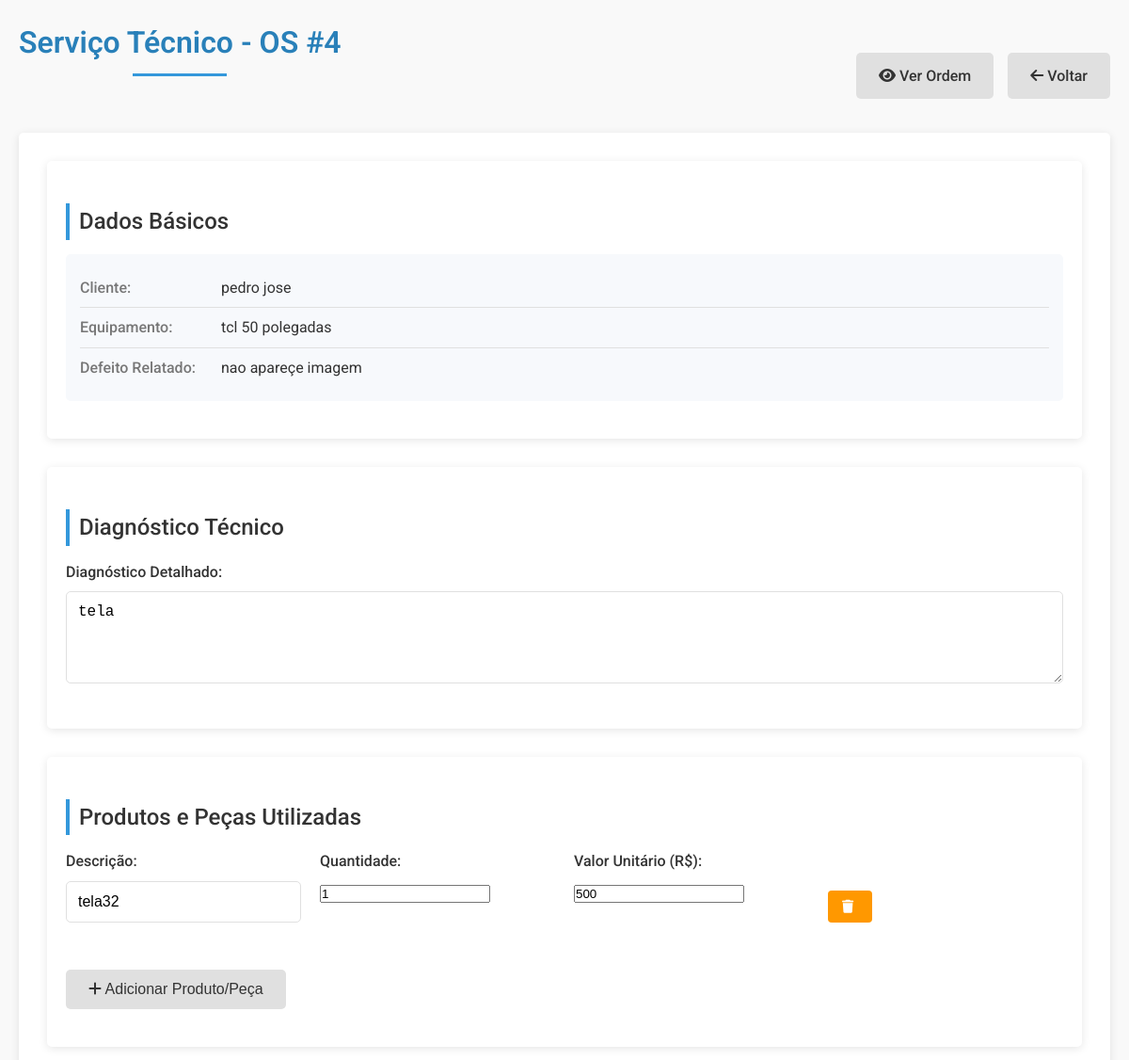
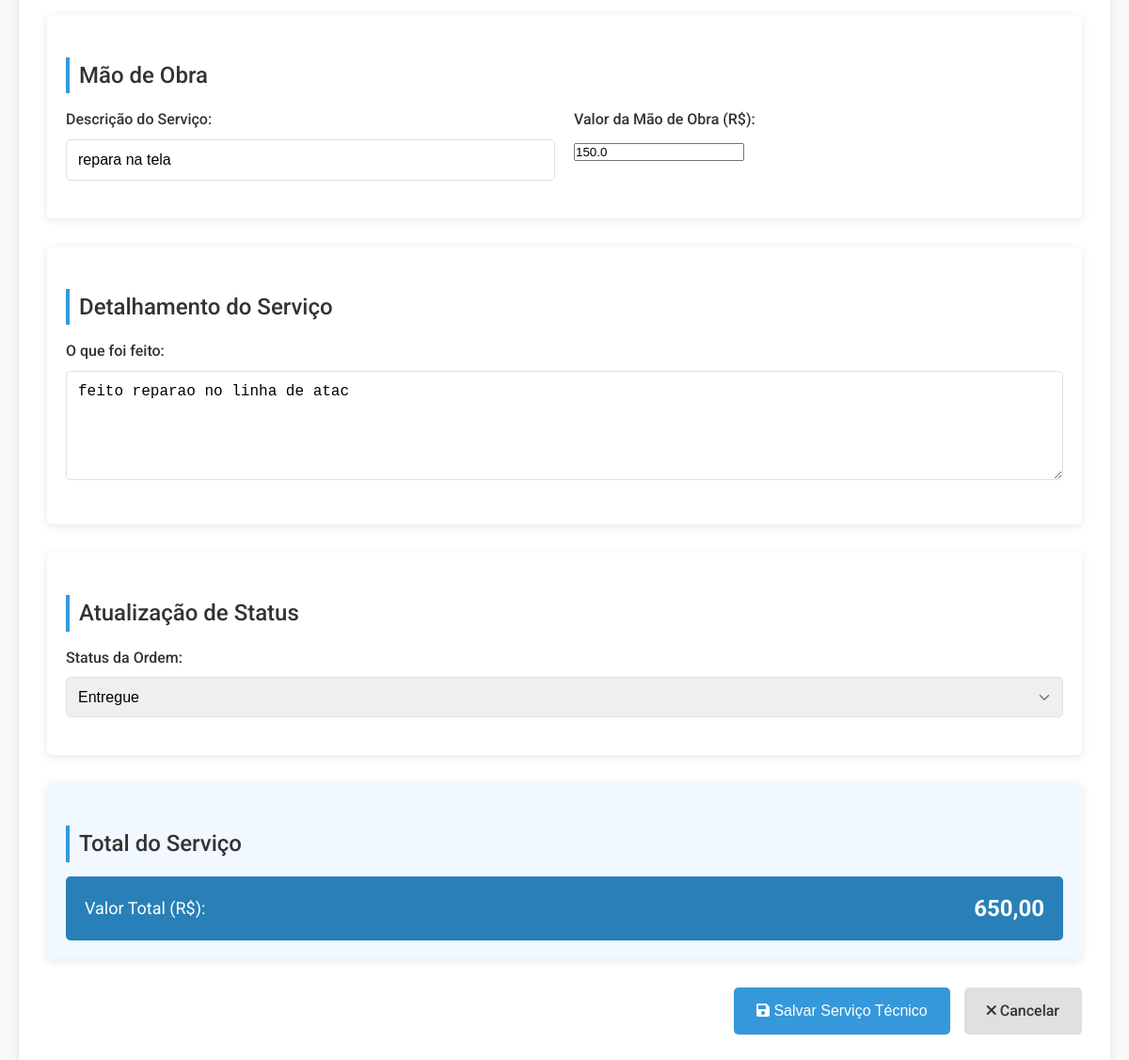
/servico-tecnico/4 (signed in), run on the app's committed database (2 pictures, top to bottom).
### tables this page shows
CREATE TABLE ordens (
    id INTEGER PRIMARY KEY AUTOINCREMENT,
    equipamento_id INTEGER NOT NULL,
    usuario_id INTEGER NOT NULL,
    status TEXT NOT NULL,
    declaracao TEXT,
    relatorio_pecas TEXT,
    data_criacao TIMESTAMP DEFAULT CURRENT_TIMESTAMP, visivel INTEGER DEFAULT 1,
    FOREIGN KEY (equipamento_id) REFERENCES equipamentos (id),
    FOREIGN KEY (usuario_id) REFERENCES usuarios (id)
);

CREATE TABLE clientes (
    id INTEGER PRIMARY KEY AUTOINCREMENT,
    nome TEXT NOT NULL,
    email TEXT NOT NULL,
    telefone TEXT NOT NULL,
    endereco TEXT NOT NULL,
    data_cadastro TIMESTAMP DEFAULT CURRENT_TIMESTAMP
);

CREATE TABLE equipamentos (
    id INTEGER PRIMARY KEY AUTOINCREMENT,
    cliente_id INTEGER NOT NULL,
    marca TEXT NOT NULL,
    modelo TEXT NOT NULL,
    serie TEXT,
    estado_equipamento TEXT NOT NULL,
    defeito_relatado TEXT NOT NULL,
    codigo_barras TEXT,
    foto1 TEXT,
    foto2 TEXT,
    data_cadastro TIMESTAMP DEFAULT CURRENT_TIMESTAMP,
    FOREIGN KEY (cliente_id) REFERENCES clientes (id)
);

CREATE TABLE servicos_tecnicos (
                    id INTEGER PRIMARY KEY AUTOINCREMENT,
                    ordem_id INTEGER NOT NULL,
                    diagnostico TEXT NOT NULL,
                    descricao_servico TEXT NOT NULL,
                    valor_mao_obra REAL NOT NULL,
                    servico_realizado TEXT NOT NULL,
                    produtos TEXT,
                    data_criacao TIMESTAMP DEFAULT CURRENT_TIMESTAMP,
                    data_atualizacao TIMESTAMP DEFAULT CURRENT_TIMESTAMP,
                    FOREIGN KEY (ordem_id) REFERENCES ordens (id)
                );

### app.py (the view, shortened to what this page needs)
@app.route('/servico-tecnico/<int:ordem_id>', methods=['GET', 'POST'])
@login_required
def servico_tecnico(ordem_id):
    with sqlite3.connect('database.db') as conn:
        cursor = conn.cursor()
        cursor.execute('''
            SELECT o.id, c.nome, e.marca, e.modelo, e.serie, e.estado_equipamento, e.defeito_relatado,
                   o.status, o.declaracao, o.relatorio_pecas, o.data_criacao, u.nome
            FROM ordens o
            JOIN equipamentos e ON o.equipamento_id = e.id
            JOIN clientes c ON e.cliente_id = c.id
            JOIN usuarios u ON o.usuario_id = u.id
            WHERE o.id = ?
        ''', (ordem_id,))
        ordem = cursor.fetchone()
        if not ordem:
            flash('Ordem de serviço não encontrada.')
            return redirect(url_for('index'))
        cursor.execute('''
            SELECT diagnostico, descricao_servico, valor_mao_obra, servico_realizado, produtos
            FROM servicos_tecnicos
            WHERE ordem_id = ?
        ''', (ordem_id,))
        servico = cursor.fetchone()
        if servico:
            produtos = json.loads(servico[4]) if servico[4] else []
            servico = {
                'diagnostico': servico[0],
                'descricao_servico': servico[1],
                'valor_mao_obra': servico[2],
                'servico_realizado': servico[3],
                'produtos': produtos
            }
    return render_template('servico_tecnico.html',
                           ordem=ordem,
                           servico=servico,
                           usuario=session.get('usuario_nome'))

### app.py (called while the page is built)
def login_required(view):
    @functools.wraps(view)
    def wrapped_view(**kwargs):
        if 'usuario_id' not in session:
            return redirect(url_for('login'))
        return view(**kwargs)
    return wrapped_view

### templates/servico_tecnico.html (shortened to what this page needs)
<!DOCTYPE html>
<html lang="pt-br">
<head>
    <link rel="stylesheet" href="https://cdnjs.cloudflare.com/ajax/libs/font-awesome/6.0.0/css/all.min.css">
    <link rel="stylesheet" href="{{ url_for('static', filename='css/style.css') }}">
</head>
<body>
    <div class="container">
        <div class="ordem-header">
            <h1 class="title">Serviço Técnico - OS #{{ ordem[0] }}</h1>
            <div class="buttons no-print">
                <a href="{{ url_for('visualizar_ordem', ordem_id=ordem[0]) }}" class="btn-secondary">
                    <i class="fas fa-eye"></i> Ver Ordem
                </a>
                <a href="{{ url_for('index') }}" class="btn-secondary">
                    <i class="fas fa-arrow-left"></i> Voltar
                </a>
            </div>
        </div>
        <form method="POST" class="form-servico" id="form-servico">
            <div class="form-section">
                <h2 class="subtitle">Dados Básicos</h2>
                <div class="form-info-readonly">
                    <div class="info-row">
                        <div class="info-label">Cliente:</div>
                        <div class="info-value">{{ ordem[1] }}</div>
                    </div>
                    <div class="info-row">
                        <div class="info-label">Equipamento:</div>
                        <div class="info-value">{{ ordem[2] }} {{ ordem[3] }}</div>
                    </div>
                    <div class="info-row">
                        <div class="info-label">Defeito Relatado:</div>
                        <div class="info-value">{{ ordem[6] }}</div>
                    </div>
                </div>
            </div>
            <div class="form-section">
                <h2 class="subtitle">Diagnóstico Técnico</h2>
                <div class="form-group">
                    <label for="diagnostico">Diagnóstico Detalhado:</label>
                    <textarea id="diagnostico" name="diagnostico" rows="4"
                        required>{{ servico.diagnostico if servico else '' }}</textarea>
                </div>
            </div>
            <div class="form-section">
                <h2 class="subtitle">Produtos e Peças Utilizadas</h2>
                <div id="produtos-container">
                    {% if servico and servico.produtos %}
                    {% for produto in servico.produtos %}
                    <div class="produto-item">
                        <div class="form-row">
                            <div class="form-group">
                                <label>Descrição:</label>
                                <input type="text" name="produto_descricao[]" value="{{ produto.descricao }}" required>
                            </div>
                            <div class="form-group">
                                <label>Quantidade:</label>
                                <input type="number" name="produto_quantidade[]" value="{{ produto.quantidade }}"
                                    min="1" required>
                            </div>
                            <div class="form-group">
                                <label>Valor Unitário (R$):</label>
                                <input type="number" name="produto_valor[]" value="{{ produto.valor }}" step="0.01"
                                    min="0" required>
                            </div>
                            <div class="form-group action-group">
                                <button type="button" class="btn-warning remove-produto">
                                    <i class="fas fa-trash"></i>
                                </button>
                            </div>
                        </div>
                    </div>
                    {% endfor %}
                    {% endif %}
                </div>
                <button type="button" id="add-produto" class="btn-secondary">
                    <i class="fas fa-plus"></i> Adicionar Produto/Peça
                </button>
            </div>
            <div class="form-section">
                <h2 class="subtitle">Mão de Obra</h2>
                <div class="form-row">
                    <div class="form-group">
                        <label for="descricao_servico">Descrição do Serviço:</label>
                        <input type="text" id="descricao_servico" name="descricao_servico"
                            value="{{ servico.descricao_servico if servico else '' }}" required>
                    </div>
                    <div class="form-group">
                        <label for="valor_mao_obra">Valor da Mão de Obra (R$):</label>
                        <input type="number" id="valor_mao_obra" name="valor_mao_obra" step="0.01" min="0"
                            value="{{ servico.valor_mao_obra if servico else '' }}" required>
                    </div>
                </div>
            </div>
            <div class="form-section">
                <h2 class="subtitle">Detalhamento do Serviço</h2>
                <div class="form-group">
                    <label for="servico_realizado">O que foi feito:</label>
                    <textarea id="servico_realizado" name="servico_realizado" rows="5"
                        required>{{ servico.servico_realizado if servico else '' }}</textarea>
                </div>
            </div>
            <div class="form-section">
                <h2 class="subtitle">Atualização de Status</h2>
                <div class="form-group">
                    <label for="status">Status da Ordem:</label>
                    <select id="status" name="status" required>
                        <option value="Entregue" {% if ordem[7]=='Entregue' %}selected{% endif %}>Entregue</option>
                    </select>
                </div>
            </div>
            <div class="form-section total-section">
                <h2 class="subtitle">Total do Serviço</h2>
                <div class="total-box">
                    <div class="total-label">Valor Total (R$):</div>
                    <div class="total-value" id="valor-total">0,00</div>
                </div>
            </div>
            <div class="buttons">
                <button type="submit" class="btn-primary">
                    <i class="fas fa-save"></i> Salvar Serviço Técnico
                </button>
                <a href="{{ url_for('visualizar_ordem', ordem_id=ordem[0]) }}" class="btn-secondary">
                    <i class="fas fa-times"></i> Cancelar
                </a>
            </div>
        </form>
    </div>
</body>
</html>

### static/css/style.css (style rules this page uses)
* { box-sizing: border-box; margin: 0; padding: 0; }
:root { --primary-color: #3498db; --primary-dark: #2980b9; --secondary-color: #2ecc71; --secondary-dark: #27ae60; --warning-color: #e74c3c; --text-color: #333; --light-gray: #f5f5f5; --medium-gray: #e0e0e0; --dark-gray: #777; --white: #fff; --shadow: 0 2px 10px rgba(0, 0, 0, 0.1); --border-radius: 5px; }
body { font-family: 'Roboto', -apple-system, BlinkMacSystemFont, 'Segoe UI', Arial, sans-serif; line-height: 1.6; color: var(--text-color); background-color: #f9f9f9; }
.container { max-width: 1200px; margin: 0 auto; padding: 20px; }
.title { color: var(--primary-dark); margin-bottom: 30px; text-align: center; position: relative; padding-bottom: 10px; font-weight: 600; }
.title::after { content: ''; position: absolute; bottom: 0; left: 50%; transform: translateX(-50%); width: 100px; height: 3px; background-color: var(--primary-color); }
.subtitle { color: var(--text-color); margin: 25px 0 15px; font-weight: 500; border-left: 4px solid var(--primary-color); padding-left: 10px; }
form { background-color: var(--white); padding: 30px; border-radius: var(--border-radius); box-shadow: var(--shadow); margin-bottom: 30px; }
.form-group { margin-bottom: 20px; }
.form-row { display: flex; flex-wrap: wrap; margin: 0 -10px; }
.form-row .form-group { flex: 1; min-width: 200px; padding: 0 10px; }
label { display: block; margin-bottom: 8px; font-weight: 500; color: var(--text-color); }
input[type="text"], input[type="email"], input[type="tel"], input[type="password"], select, textarea { width: 100%; padding: 12px; border: 1px solid var(--medium-gray); border-radius: var(--border-radius); font-size: 16px; transition: border-color 0.3s, box-shadow 0.3s; }
select { appearance: none; background-repeat: no-repeat; background-position: right 10px center; background-size: 18px; padding-right: 40px; }
.buttons { display: flex; gap: 15px; justify-content: flex-end; margin-top: 30px; }
.btn-primary, .btn-secondary, .btn-success, .btn-warning, .btn-view { display: inline-block; padding: 12px 24px; border: none; border-radius: var(--border-radius); font-size: 16px; font-weight: 500; cursor: pointer; text-decoration: none; transition: all 0.3s; text-align: center; }
.btn-primary { background-color: var(--primary-color); color: var(--white); }
.btn-secondary { background-color: var(--medium-gray); color: var(--text-color); }
.btn-warning { background-color: #ff9800; color: white; border: none; border-radius: 4px; padding: 8px 12px; cursor: pointer; font-size: 14px; transition: background-color 0.3s; margin-right: 5px; display: inline-flex; align-items: center; }
.btn-warning i { margin-right: 5px; }
.ordem-header { display: flex; justify-content: space-between; align-items: center; margin-bottom: 30px; }
.form-section { margin-bottom: 30px; background-color: var(--white); border-radius: var(--border-radius); padding: 20px; box-shadow: var(--shadow); }
.form-info-readonly { background-color: #f7f9fc; border-radius: var(--border-radius); padding: 15px; margin-bottom: 20px; }
.info-row { display: flex; padding: 8px 0; border-bottom: 1px solid var(--medium-gray); }
.info-row:last-child { border-bottom: none; }
.info-label { font-weight: 500; width: 150px; color: var(--dark-gray); }
.info-value { flex: 1; }
.produto-item { margin-bottom: 15px; padding-bottom: 15px; border-bottom: 1px dashed var(--medium-gray); }
.produto-item:last-child { border-bottom: none; }
.action-group { display: flex; align-items: flex-end; padding-bottom: 10px; }
.remove-produto { padding: 10px 15px; font-size: 14px; }
#add-produto { margin-bottom: 20px; }
.total-section { background-color: #f1f8ff; }
.total-box { display: flex; justify-content: space-between; align-items: center; background-color: var(--primary-dark); color: var(--white); padding: 15px 20px; border-radius: var(--border-radius); margin-top: 10px; font-size: 18px; }
.total-value { font-weight: 700; font-size: 24px; }

### data on the page
ordens: id "4", status "Entregue"
clientes: nome "pedro jose"
equipamentos: marca "tcl", modelo "50 polegadas", defeito_relatado "nao apareçe imagem"
servicos_tecnicos: diagnostico "tela", descricao_servico "repara na tela", valor_mao_obra "150.0", servico_realizado "feito reparao no linha de atac"
